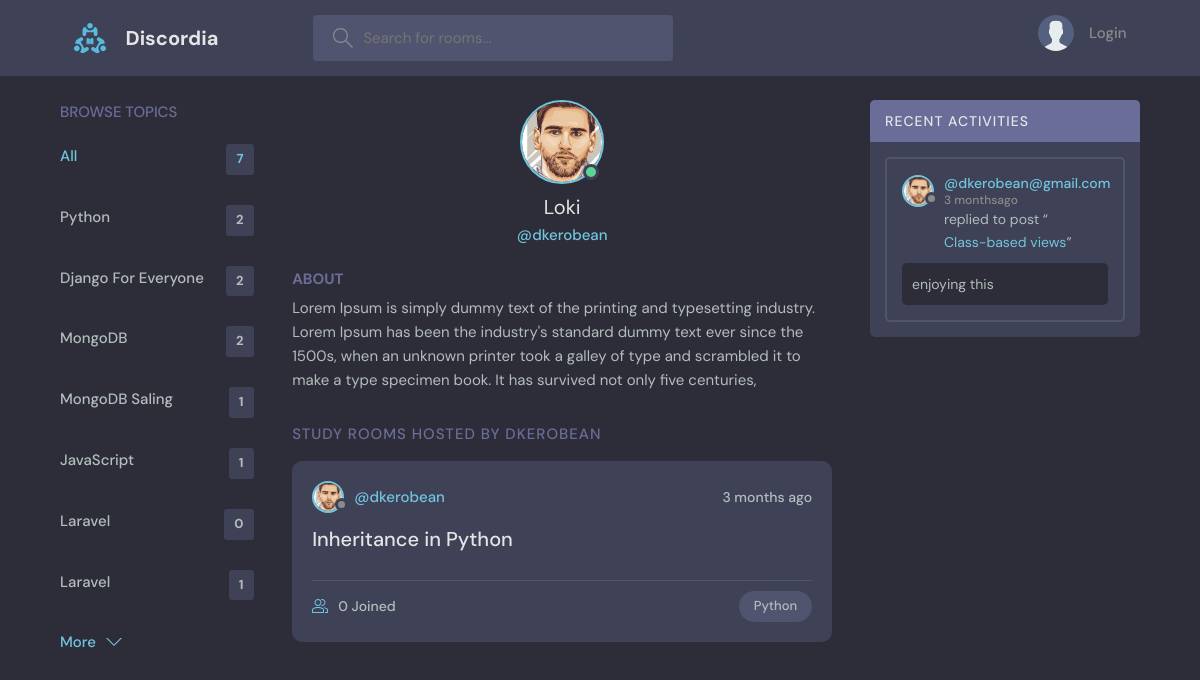
Screenshot of /user/profile/1/ with the database file from the repository.
### base/models.py (models this page shows, shortened)
class Topic(models.Model):
    name = models.CharField(max_length=200)

class User(AbstractUser):
    name = models.CharField(max_length=200, null=True,blank=True)
    email = models.EmailField(unique=True, null=True)
    bio = models.TextField(null=True)
    avatar = models.ImageField(null=True, default="avatar.svg")
    USERNAME_FIELD = 'email'
    REQUIRED_FIELDS = []

class Room(models.Model):
    host = models.ForeignKey(User, on_delete=models.SET_NULL, null=True)
    topic = models.ForeignKey(Topic, on_delete=models.SET_NULL, null=True)
    name = models.CharField(max_length=200)
    participants = models.ManyToManyField(User, related_name='participants')
    description = models.TextField(null=True, blank=True)
    updated = models.DateTimeField(auto_now=True)
    created = models.DateTimeField(auto_now_add=True)
    class Meta:
        ordering = ['-updated', '-created']
    def __str__(self):
        return self.name

class Message(models.Model):
    user = models.ForeignKey(User, on_delete=models.CASCADE)
    room = models.ForeignKey(Room, on_delete=models.CASCADE)
    body = models.TextField()
    updated = models.DateTimeField(auto_now=True)
    created = models.DateTimeField(auto_now_add=True)
    class Meta:
        ordering = ['-updated', '-created']

### user/views.py (the view)
# urls.py: path('profile/<str:pk>/', views.userProfile, name='profile'),
def userProfile(request, pk):
    user = User.objects.get(id=pk)
    room = user.room_set.all()
    topics = Topic.objects.all()
    room_messages = user.message_set.all()
    topic_count = Topic.objects.all().count()
    context = {
        'user':user,
        'room':room,
        'topics':topics,
        'topic_count':topic_count,
        'room_messages':room_messages
    }
    return render(request, 'user/profile.html', context)

### user/templates/user/profile.html (shortened to what this page needs)
{% extends 'layouts/main.html' %}
{% block content %}
<main class="profile-page layout layout--3">
  <div class="container">
    {% include 'base/topic_component.html' %}
    <div class="roomList">
      <div class="profile">
        <div class="profile__avatar">
          <div class="avatar avatar--large active">
            <img src="{{user.avatar.url}}" />
          </div>
        </div>
        <div class="profile__info">
          <h3>{{user.name}}</h3>
          <p>@{{user.username}}</p>
        </div>
        <div class="profile__about">
          <h3>About</h3>
          <p>
            {{user.bio}}
          </p>
        </div>
      </div>
      <div class="roomList__header">
        <div>
          <h2>Study Rooms Hosted by {{user.username}}
          </h2>
        </div>
      </div>
      {% include 'base/feed_component.html' %}
    </div>
    {% include 'base/activity_component.html' %}
  </div>
</main>
{% endblock %}

### base/templates/base/topic_component.html
<div class="topics">
  <div class="topics__header">
    <h2>Browse Topics</h2>
  </div>
  <ul class="topics__list">
    <li>
      <a href="/" class="active">All <span>{{topic_count}}</span></a>
    </li>
    {% for topic in topics %}
    <li>
      <a href="{% url 'home' %}?q={{topic.name}}">{{topic.name}} <span>{{topic.room_set.all.count}}</span></a>
    </li>
    {% endfor %}
  </ul>
  <a class="btn btn--link" href="{% url 'mobile-topics' %}">
    More
    <svg version="1.1" xmlns="http://www.w3.org/2000/svg" width="32" height="32" viewBox="0 0 32 32">
      <title>chevron-down</title>
      <path d="M16 21l-13-13h-3l16 16 16-16h-3l-13 13z"></path>
    </svg>
  </a>
</div>

### base/templates/base/feed_component.html (shortened to what this page needs)
{% for rooms in room %}
<div class="roomListRoom">
  <div class="roomListRoom__header">
    <a href="{% url 'profile' rooms.host.id %}" class="roomListRoom__author">
      <div class="avatar avatar--small">
        <img src="{{rooms.host.avatar.url}}" />
      </div>
      <span>@{{rooms.host.username}}</span>
    </a>
    <div class="roomListRoom__actions">
      <span>{{rooms.created|timesince}} ago</span>
    </div>
  </div>
  <div class="roomListRoom__content">
    <a href="{% url 'show-room' rooms.id %}">{{rooms.name}}</a>
  </div>
  <div class="roomListRoom__meta">
    <a href="{% url 'show-room' rooms.id %}" class="roomListRoom__joined">
      {{rooms.participants.all.count}} Joined
    </a>
    <p class="roomListRoom__topic">{{rooms.topic.name}}</p>
  </div>
</div>
{% endfor %}

### base/templates/base/activity_component.html (shortened to what this page needs)
<div class="activities">
  <div class="activities__header">
    <h2>Recent Activities</h2>
  </div>
  {% for message in room_messages %}
  <div class="activities__box">
    <div class="activities__boxHeader roomListRoom__header">
      <a href="{% url 'profile' message.user.id %}" class="roomListRoom__author">
        <div class="avatar avatar--small">
          <img src="{{message.user.avatar.url}}" />
        </div>
        <p>
          @{{message.user}}
          <span>{{message.created|timesince}}ago</span>
        </p>
      </a>
    </div>
    <div class="activities__boxContent">
      <p>replied to post “<a href="{% url 'show-room' message.room.id %}">{{message.room}}</a>”</p>
      <div class="activities__boxRoomContent">
        {{message.body}}
      </div>
    </div>
  </div>
  {% endfor %}
</div>

### rows the page displays
Topic: name "Python", room_set.all.count "2"
Topic: name "Django For Everyone", room_set.all.count "2"
Topic: name "MongoDB", room_set.all.count "2"
Topic: name "MongoDB Saling", room_set.all.count "1"
Topic: name "JavaScript", room_set.all.count "1"
Topic: name "Laravel", room_set.all.count "0"
Topic: name "Laravel", room_set.all.count "1"
User: avatar (picture), name "Loki", username "dkerobean", bio "Lorem Ipsum is simply dummy text of the printing and typesetting industry. Lorem Ipsum has been the industry's standard dummy text ever since the 1500s, when an unknown printer took a galley of type and scrambled it to make a type specimen book. It has survived not only five centuries,", username "DKEROBEAN"
Room: host.avatar (picture), host.username "dkerobean", created "3 months", name "Inheritance in Python", participants.all.count "0", topic.name "Python"
Message: user.avatar (picture), user "dkerobean@gmail.com", created "3 months", room "Class-based views", body "enjoying this"

### other values shown
{{ topic_count }} "7"
